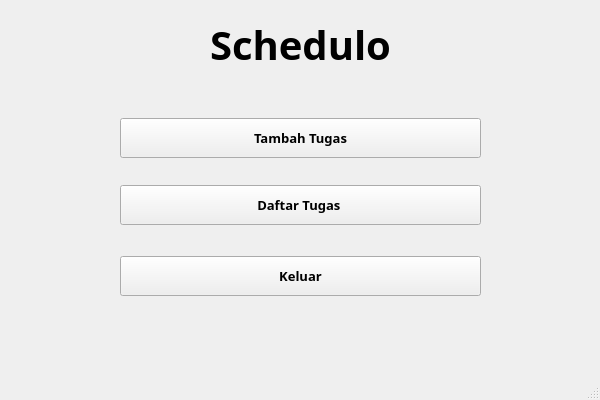
<?xml version="1.0" encoding="UTF-8"?>
<ui version="4.0">
 <class>MenuWindow</class>
 <widget class="QMainWindow" name="MenuWindow">
  <property name="geometry">
   <rect>
    <x>0</x>
    <y>0</y>
    <width>600</width>
    <height>400</height>
   </rect>
  </property>
  <property name="windowTitle">
   <string>MenuWindow</string>
  </property>
  <widget class="QWidget" name="centralwidget">
   <widget class="QWidget" name="verticalLayoutWidget">
    <property name="geometry">
     <rect>
      <x>120</x>
      <y>90</y>
      <width>361</width>
      <height>231</height>
     </rect>
    </property>
    <layout class="QVBoxLayout" name="verticalLayout">
     <property name="spacing">
      <number>7</number>
     </property>
     <property name="sizeConstraint">
      <enum>QLayout::SizeConstraint::SetNoConstraint</enum>
     </property>
     <property name="bottomMargin">
      <number>0</number>
     </property>
     <item>
      <widget class="QPushButton" name="addView">
       <property name="minimumSize">
        <size>
         <width>0</width>
         <height>40</height>
        </size>
       </property>
       <property name="maximumSize">
        <size>
         <width>16777215</width>
         <height>32</height>
        </size>
       </property>
       <property name="font">
        <font>
         <family>Noto Sans</family>
         <pointsize>10</pointsize>
         <bold>true</bold>
        </font>
       </property>
       <property name="text">
        <string>Tambah Tugas</string>
       </property>
      </widget>
     </item>
     <item>
      <widget class="QPushButton" name="readView">
       <property name="enabled">
        <bool>true</bool>
       </property>
       <property name="minimumSize">
        <size>
         <width>0</width>
         <height>40</height>
        </size>
       </property>
       <property name="font">
        <font>
         <family>Noto Sans</family>
         <pointsize>10</pointsize>
         <bold>true</bold>
        </font>
       </property>
       <property name="text">
        <string>Daftar Tugas </string>
       </property>
      </widget>
     </item>
     <item>
      <widget class="QPushButton" name="quitButton">
       <property name="minimumSize">
        <size>
         <width>0</width>
         <height>40</height>
        </size>
       </property>
       <property name="font">
        <font>
         <family>Noto Sans</family>
         <pointsize>10</pointsize>
         <bold>true</bold>
        </font>
       </property>
       <property name="text">
        <string>Keluar</string>
       </property>
      </widget>
     </item>
    </layout>
   </widget>
   <widget class="QLabel" name="label">
    <property name="geometry">
     <rect>
      <x>0</x>
      <y>19</y>
      <width>601</width>
      <height>51</height>
     </rect>
    </property>
    <property name="font">
     <font>
      <family>Montserrat Ace</family>
      <pointsize>30</pointsize>
      <bold>true</bold>
     </font>
    </property>
    <property name="text">
     <string>Schedulo</string>
    </property>
    <property name="alignment">
     <set>Qt::AlignmentFlag::AlignCenter</set>
    </property>
   </widget>
  </widget>
  <widget class="QStatusBar" name="statusbar"/>
 </widget>
 <resources/>
 <connections/>
</ui>
